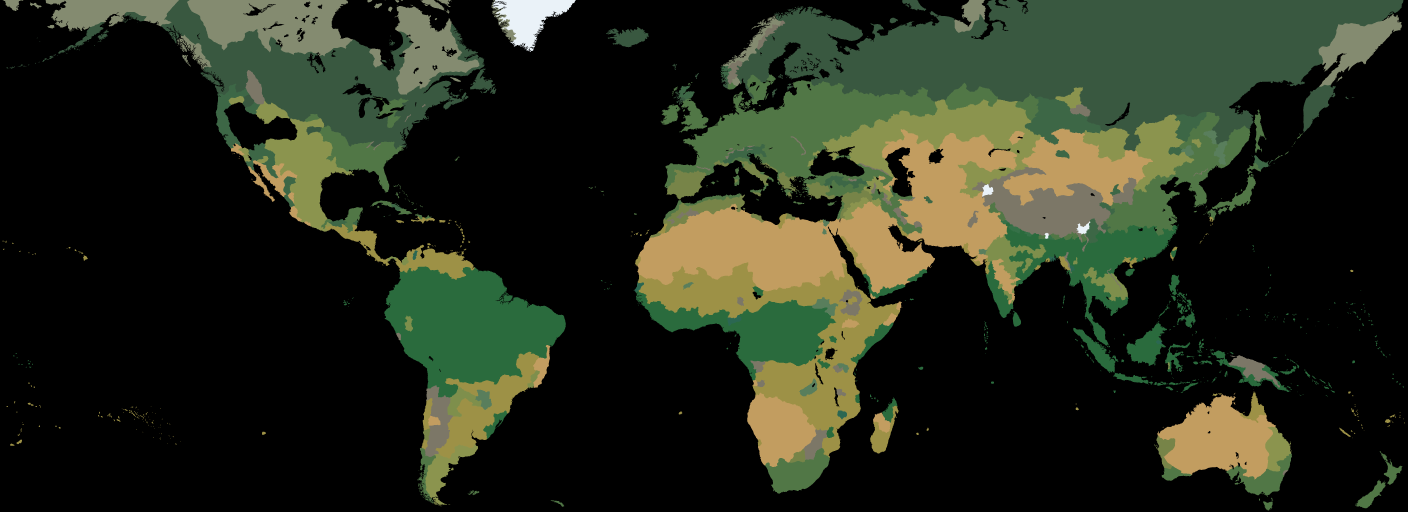
#> input picture assets/biome_map.png, 5632 x 2048 px (shown at 1/4 size)
$ python build_terrain_base.py
#> lines starting #> are read from the running program, lines starting #| are printed output that depends on the picture; after the words box and inside, x2 and y2 are one past the last pixel; in counts of white or black regions, pixels touching at a corner belong together
#!/usr/bin/env python3
"""Bake the physical terrain base texture that sits under every colour mapmode.

Combines the province biome colours with the baked elevation texture into a
natural-looking ground layer: lush lowlands, rocky highlands, snow above the
snowline, soft ecotone transitions, and a little hand-painted variation. The
political (or any future religion/ideology) overlay is blended on top of this
texture by final_output_political_map.gdshader, so mapmodes can change without
touching the terrain underneath.
"""

from __future__ import annotations

import numpy as np
from pathlib import Path

from PIL import Image, ImageFilter

ROOT = Path(__file__).resolve().parents[2]
BIOME_MAP = ROOT / "assets" / "biome_map.png"
HEIGHTMAP = ROOT / "assets" / "heightmap.png"
TERRAIN_CLASS = ROOT / "assets" / "terrain_class_map.png"
OUTPUT = ROOT / "assets" / "terrain_base_map.png"

WIDTH, HEIGHT = 2816, 1024
STRIP = 128  # process in strips to keep peak memory low

ROCK_COLOR = np.array([0.50, 0.45, 0.40], dtype=np.float32)
SNOW_COLOR = np.array([0.93, 0.95, 0.97], dtype=np.float32)
WATER_FILL = np.array([0.05, 0.11, 0.18], dtype=np.float32)

ROCK_START, ROCK_FULL = 0.45, 0.80  # elevation band blending toward bare rock
SNOW_START = 0.80                   # elevation where snow begins


def masked_blur(biome: Image.Image, land_mask: Image.Image, radius: float) -> Image.Image:
    """Blur biome colours without bleeding the black water pixels into coasts."""
    weighted = Image.merge("RGB", [
        Image.composite(channel, Image.new("L", biome.size, 0), land_mask)
        for channel in biome.split()
    ]).filter(ImageFilter.GaussianBlur(radius))
    weight = land_mask.filter(ImageFilter.GaussianBlur(radius))
    return weighted, weight


def main() -> int:
    size = (WIDTH, HEIGHT)
    biome = Image.open(BIOME_MAP).convert("RGB").resize(size, Image.NEAREST)
    height = Image.open(HEIGHTMAP).convert("L").resize(size, Image.BILINEAR)
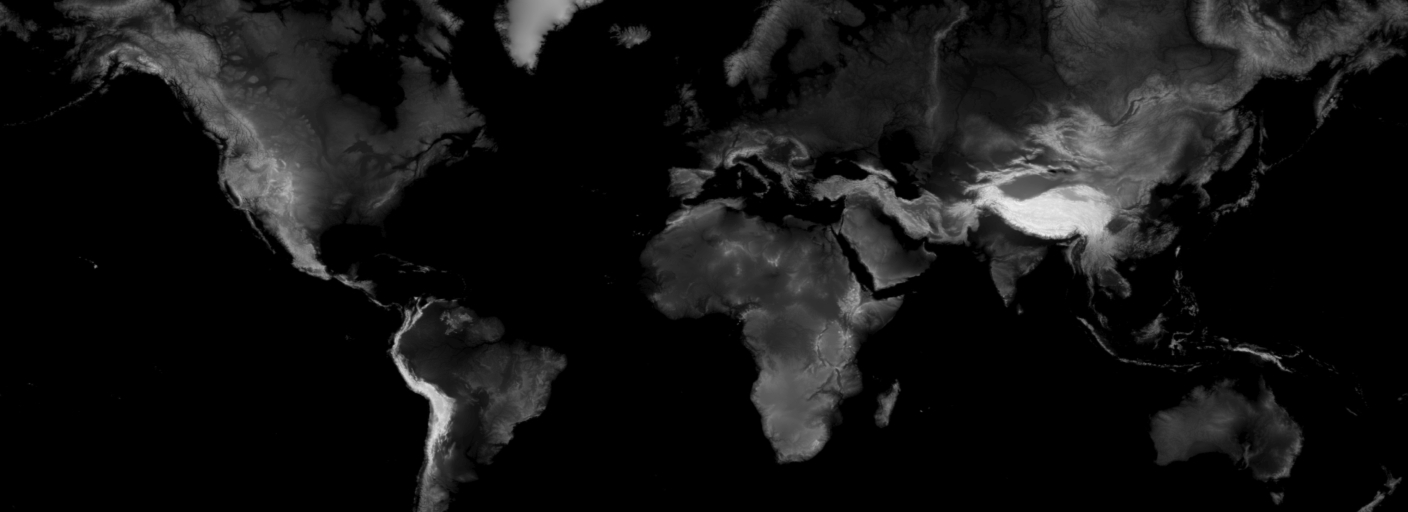
#> input picture assets/heightmap.png, 2816 x 1024 px (shown at 1/2 size)
#> height is the input picture: PIL image 2816x1024 L; min 0, max 246, mean 20.3
    # The class texture encodes water/owned/unowned/impassable in the RED
    # channel (0, 85, 170, 255); convert("L") would crush those values.
    terrain_class = Image.open(TERRAIN_CLASS).convert("RGB").getchannel(0).resize(size, Image.NEAREST)
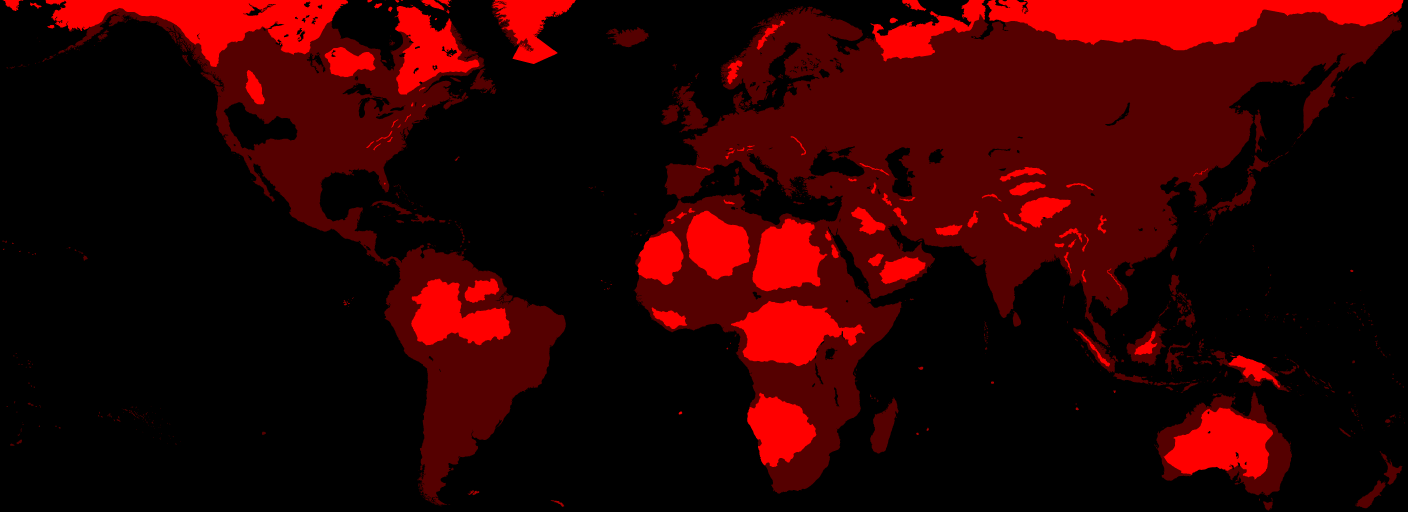
#> input picture assets/terrain_class_map.png, 5632 x 2048 px (shown at 1/4 size)
    land_mask = terrain_class.point(lambda v: 255 if v >= 43 else 0)
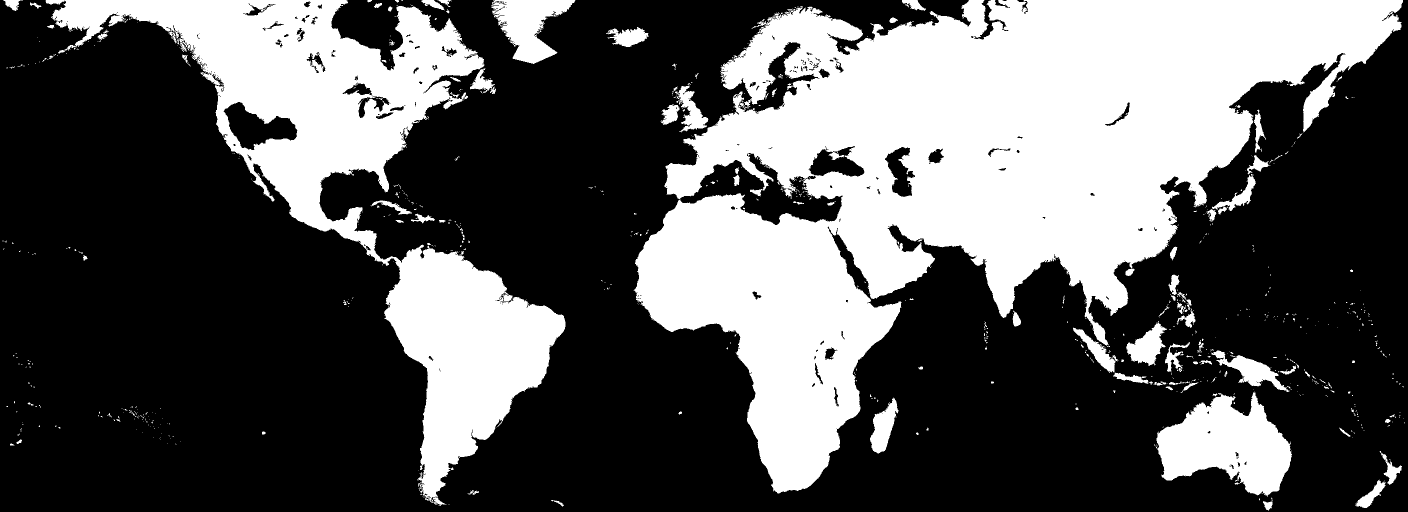
#> land_mask: PIL image 2816x1024 L (shown at 1/2 size); 34.9% white; 830 white regions (706 under 20 px), largest, box (x1, y1, x2, y2) and area: (1268, 0, 2806, 987) 670251, (91, 0, 1131, 1012) 252411, (2312, 785, 2584, 993) 34031

    blurred, weight = masked_blur(biome, land_mask, radius=2.5)

    # Low-frequency hand-painted blotches plus fine grain, deterministic.
    rng = np.random.default_rng(1444)
    blotches = rng.uniform(-1.0, 1.0, (HEIGHT // 16, WIDTH // 16)).astype(np.float32)
    blotches = np.asarray(
        Image.fromarray(((blotches + 1.0) * 127.5).astype(np.uint8)).resize(size, Image.BILINEAR),
        dtype=np.float32) / 127.5 - 1.0

    output = Image.new("RGB", size)
#> output: PIL image 2816x1024 RGB; every value is 0
    for top in range(0, HEIGHT, STRIP):
        box = (0, top, WIDTH, min(top + STRIP, HEIGHT))
        soft = np.asarray(blurred.crop(box), dtype=np.float32) / 255.0
        wgt = np.asarray(weight.crop(box), dtype=np.float32)[..., None] / 255.0
        soft = soft / np.maximum(wgt, 1e-3)
        hard = np.asarray(biome.crop(box), dtype=np.float32) / 255.0
        land = (np.asarray(land_mask.crop(box), dtype=np.float32) / 255.0)[..., None]
        elevation = (np.asarray(height.crop(box), dtype=np.float32) / 255.0)[..., None]
        noise = blotches[box[1]:box[3], :][..., None]

        # Soften province-edge ecotones, keep some of the crisp biome identity.
        ground = hard * 0.35 + np.clip(soft, 0, 1) * 0.65
        # Lowlands read slightly lusher, highlands blend to rock, peaks to snow.
        ground = ground * (1.0 - 0.06 * np.clip(1.0 - elevation / 0.25, 0, 1))
        rock_amount = np.clip((elevation - ROCK_START) / (ROCK_FULL - ROCK_START), 0, 1) * 0.65
        ground = ground * (1 - rock_amount) + ROCK_COLOR * rock_amount
        snow_amount = np.clip((elevation - SNOW_START) / (1.0 - SNOW_START), 0, 1)
        ground = ground * (1 - snow_amount) + SNOW_COLOR * snow_amount
        # Hand-painted variation: gentle blotches, none on snow.
        ground = ground * (1.0 + 0.05 * noise * (1.0 - snow_amount))

        ground = ground * land + WATER_FILL * (1.0 - land)
        strip_img = Image.fromarray((np.clip(ground, 0, 1) * 255).astype(np.uint8))
        output.paste(strip_img, (0, top))
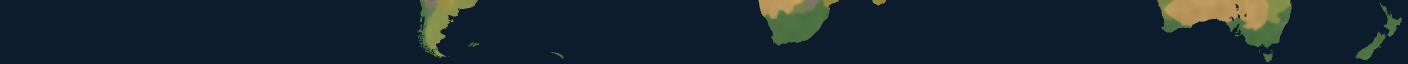
#> ground: shape (128, 2816, 3) float32 (shown at 1/2 size); mean R, G, B 0.0928, 0.148, 0.192
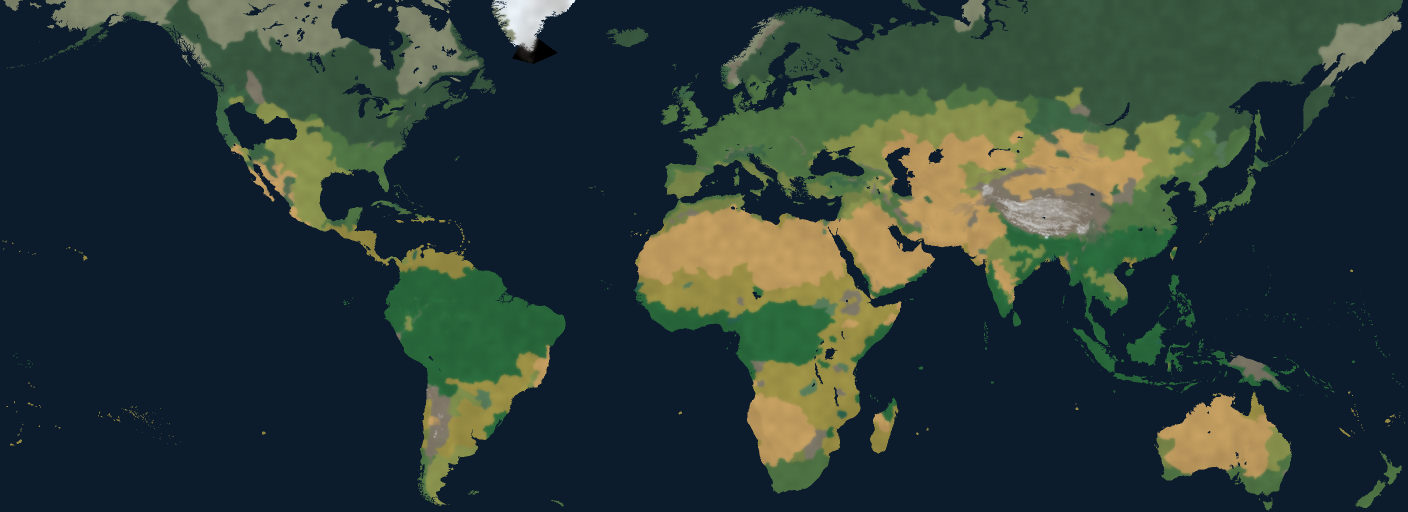
#> output: PIL image 2816x1024 RGB (shown at 1/2 size); mean R, G, B 43.6, 59.5, 55.7
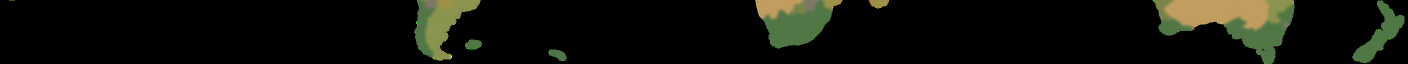
#> soft: shape (128, 2816, 3) float32 (shown at 1/2 size); mean R, G, B 0.0621, 0.0679, 0.0394
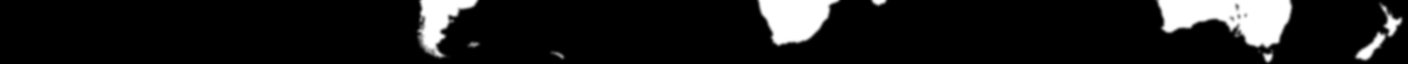
#> wgt: shape (128, 2816, 1) float32 (shown at 1/2 size); min 0, max 1, mean 0.0958

    output.save(OUTPUT, optimize=True)
    print(f"Baked {OUTPUT.relative_to(ROOT)} at {WIDTH}x{HEIGHT}.")
    return 0


if __name__ == "__main__":
    raise SystemExit(main())
#> (the program exits here)
